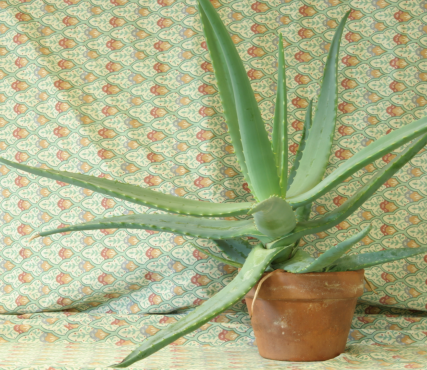
%> input picture stereo-vision/src/MATLAB/view0.png, 427 x 370 px
$ octave mainscript.m   (GNU Octave 9; MATLAB toolbox functions it lacks are replaced by stand-ins)
%> lines starting %> are read from the running program, lines starting %| are printed output that depends on the picture
### stereo-vision/src/MATLAB/stereoMatch.m
function  [disparityMap, disparityMask] = stereoMatch(rightImage,leftImage, edgeRight, edgeLeft, corrWindowSize, minOffset, maxOffset, matchType)
	[ height,width ] = size(rightImage);
	disparityMap = zeros(height,width);
	disparityMask = zeros(height,width);
	windowSize = (corrWindowSize-1)/2;
	windowRange  = -windowSize:windowSize;
	h = waitbar(0,'Computing Depth');
	for i = 1 + windowSize:height - windowSize,
		for j = 1 + windowSize:width - windowSize,
			if(edgeRight(i,j))
				maxCorr = getNCC(rightImage,leftImage,i,j,j,windowRange);
				for k=j+1:width-windowSize-1,
					Corr = getNCC(rightImage,leftImage,i,j,k,windowRange);
					if(maxCorr < Corr)
						disparityMap(i,j) = k-j;
						maxCorr = Corr;
					end
				end
				disparityMask(i,j)	= 1;
				%if( or disparityMap(i,j) > maxOffset):
				if(maxCorr < 0.70 || disparityMap(i,j) > maxOffset)
					disparityMap(i,j) = 0;
					edgeRight(i,j) = 0;
					disparityMask(i,j) = 0;
				end
			else
				disparityMask(i,j)	= 0;
			end
		end
	%disp(num2str(i))
	waitbar(i/height)
	end
	close(h);
end

### stereo-vision/src/MATLAB/mainscript.m
%% Mainscript

close all;
clear all;

scale = 1;

leftImage = double(rgb2gray(imresize(imread('view0.png'),scale)));
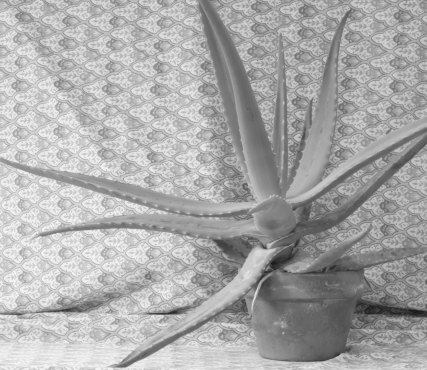
%> leftImage: size 370x427 double; min 25, max 245, mean 169.8
rightImage = double(rgb2gray(imresize(imread('view1.png'),scale)));
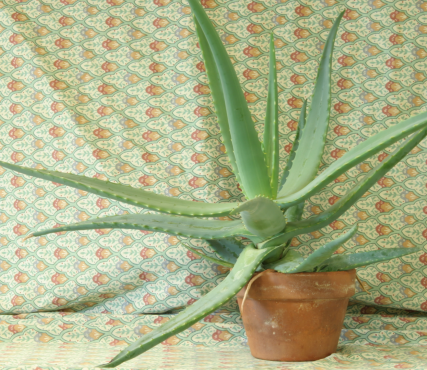
%> input picture stereo-vision/src/MATLAB/view1.png, 427 x 370 px
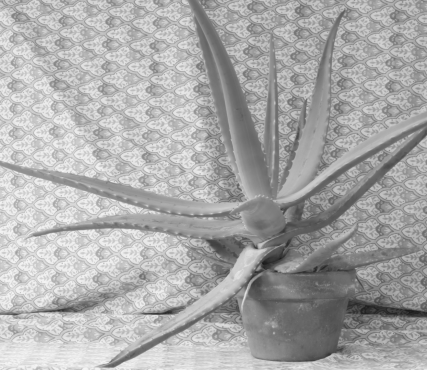
%> rightImage: size 370x427 double; min 24, max 246, mean 169.8

edgeRight = edge(rightImage, 'canny',0.01);
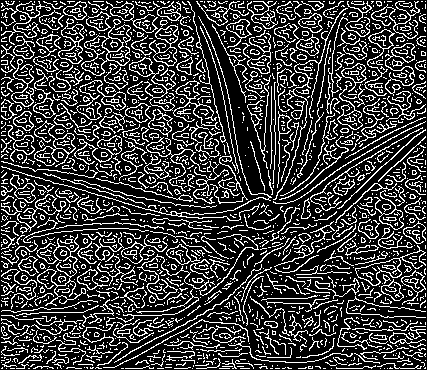
%> edgeRight: size 370x427 logical; 24% white in thin lines or dots
edgeLeft = edge(leftImage, 'canny',0.01);
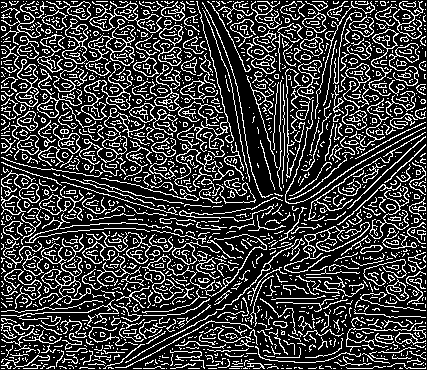
%> edgeLeft: size 370x427 logical; 24% white in thin lines or dots

maxDisparity = round(60 * scale);
maxOffset = round(60 * scale);
minDisparity = 0;
minOffset = 0;
corrWindowSize = 2.*round((25 * scale + 1)/2) +1;

[ depthMap, disparityMask ] = stereoMatch(rightImage,leftImage, edgeRight, edgeLeft, corrWindowSize, minDisparity, maxDisparity, 'NCC');
%> (the run ends here)
